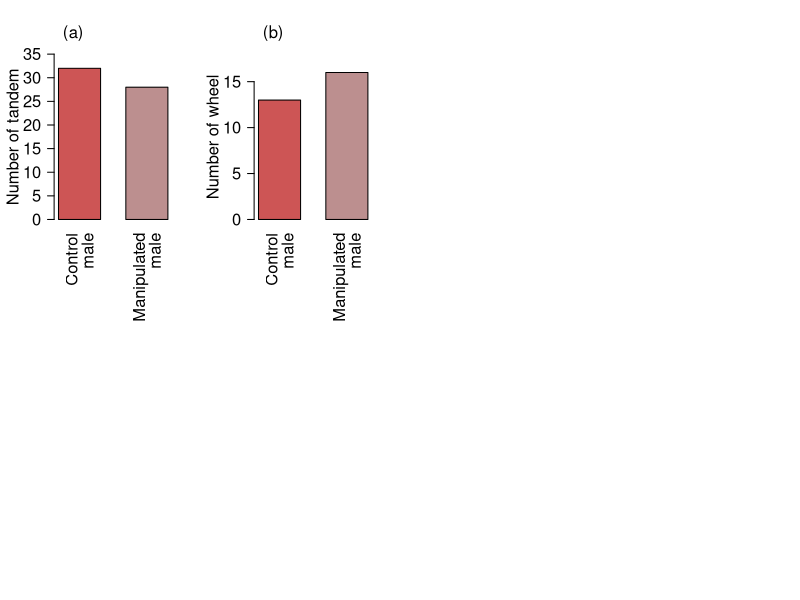

Reproduce this figure in R. (Note: this script raises an error after producing the figure.)
######################################### Figure 2 ##########################################



pageWidthLarge<- 7.08661
pageHeightLarge <- pageWidthLarge * 0.85
pagePaper <- 'special'
fontFamily <- 'Times'

png("output/Figure_4.png", width = 7.08661, height = 7.08661*1.0, units= "in", res = 600, type= "cairo")
layout(matrix(c(1,2,3,3,4,4,5,5), nrow=2,ncol=4,byrow =  TRUE))
par(lheight= 0.8)

##Tandem number bar plot

par(mar= c(6,4,4,2)+0.1, mgp= c(2.5,1,0))
barplot(c(32, 28),ylim= c(0, 35), las = 2.0, space = 0.6, col= c("indianred3", "rosybrown"), 
        ylab= "Number of tandem", cex.lab= 1.5, cex.axis = 1.5,
        names.arg = c("Control\nmale", "Manipulated\nmale"), cex.names = 1.5)
mtext("(a)", side = 3, line = 1, adj= 0.09, cex=1.0)

##Wheel number barplot

par(mar= c(6,4,4,2)+0.1, mgp= c(2.5,1,0))
barplot(c(13, 16), ylim= c(0, 18), space= 0.6, las = 2.0, col= c("indianred3", "rosybrown"), 
        ylab= "Number of wheel", cex.lab= 1.5,cex.axis = 1.5,
        names.arg = c("Control\nmale", "Manipulated\nmale"), cex.names = 1.5)

mtext("(b)", side = 3, line = 1, adj=0.09, cex=1.0)
##tandem duration plot

par(mar= c(6,4,4,2)+0.1, mgp= c(2.5,1,0))
boxplot(NuptialColor$ControlTandem, NuptialColor$ManipulatedTandem, 
        ylab= "Tandem duration (min)", cex.lab= 1.5,cex.axis = 1.5,
        names = FALSE, outline= FALSE, col= c("indianred3", "rosybrown"),
        boxwex=0.15,staplewex= 0.3, at= c(0.1,0.4), ylim= c(0,16), xlim= c(0, 0.5))
mtext(c("Control\nmale", "Manipulated\nmale"), at= c(0.1, 0.4), side =1, line = 2, cex = 1.5*par()$cex)
mtext("(c)", side = 3, line = 1, adj=0.07, cex=1.0)


## Tandem2wheel duration plot

boxplot(NuptialColor$Control2Wheel, NuptialColor$ManipulatedTandem2Wheel, 
        ylab="Tandem to wheel duration (min)",cex.lab = 1.5,cex.axis = 1.5, 
        names = FALSE, outline= FALSE, col= c("indianred3", "rosybrown"), 
        boxwex=0.15,staplewex= 0.3, at= c(0.1,0.4), ylim= c(0,16), xlim= c(0, 0.5))
mtext(c("Control\nmale", "Manipulated\nmale"), at= c(0.1, 0.4), side =1, line = 2, cex = 1.5*par()$cex)
mtext("(d)", side = 3, line = 1, adj=0.07, cex=1.0)

## Wheel duration plot 

boxplot(NuptialColor$ControlWheel, NuptialColor$ManipulatedWheel, 
        ylab="Wheel duration (min)", cex.lab = 1.5,cex.axis = 1.5, 
        names = FALSE, outline= FALSE, col= c("indianred3", "rosybrown"), 
        boxwex=0.15,staplewex= 0.3, at= c(0.1,0.4), ylim= c(2,15), xlim= c(0, 0.5))
mtext(c("Control\nmale", "Manipulated\nmale"), at= c(0.1, 0.4), side =1, line = 2, cex = 1.5*par()$cex)
mtext("(e)", side = 3, line = 1, adj=0.07, cex=1.0)

dev.off()